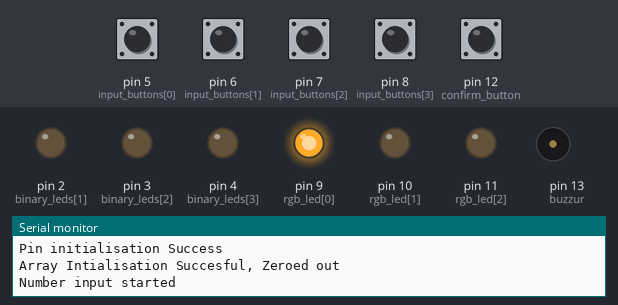
Bench run of a program on a simulated Arduino Uno, built with avr-gcc and run on an emulated ATmega328P. Parts: output pins drawn as LEDs (lit = HIGH), buzzer (waves = sounding, pin HIGH), the last lines printed to the serial monitor. The test bench sets the inputs (shaded band); at power-on: pin 5 (input_buttons[0]), pin 6 (input_buttons[1]), pin 7 (input_buttons[2]), pin 8 (input_buttons[3]), pin 12 (confirm_button) HIGH.

Above: at 1.2 s.
1.3 s: pin 12 (confirm_button) pulled LOW for 0.15 s
At 1.55 s:
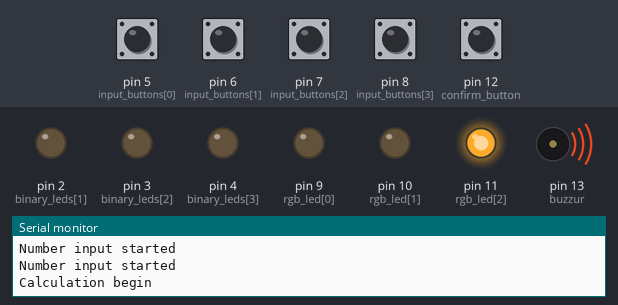
At 3.0 s:
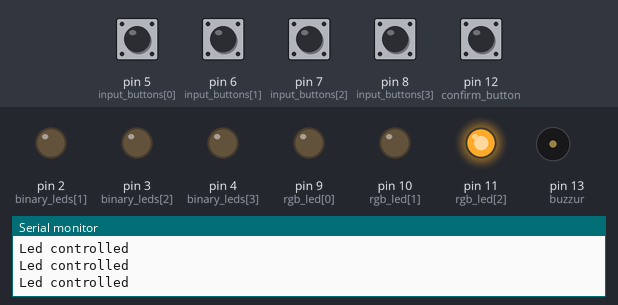
Timing chart, 0 to 13.1 s (numbered marks = the images above; inputs shaded):
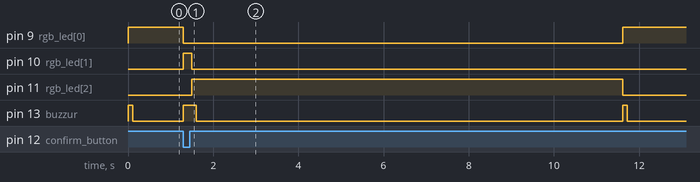

The program:

main.cpp
```cpp
#include <Arduino.h> // Include for arduino default functions

/*
Initialise pinnumbers of the following components
  1: - binary_leds (leds that will display the binary number being input & being output) (pwm)
  2: - input_buttons (Buttons to input the 4 digit binary numbers) (digital-input)
  3: - RGB LED (COntains pins for controlling the 3 colors of the RGB LED) (pwm, digital - output)
  4: - confirm_button (Press to switch between values to input(like reg 1, reg 2 and calculate sum)) (Digital-Input)
  5: - buzzur (The buzzur that will beep to let user know of stuff) (PWM)
  6: - ldr_sensor (Used to change the leds brightness automatically and reduce eyestrain) (Analouge)
as constants ints that will never change
*/
const int binary_leds[4] = {1, 2, 3, 4};
const int input_buttons[4] = {5, 6, 7, 8};
const int rgb_led[3] = {9, 10, 11};
const int confirm_button = 12;
const int buzzur = 13;
const int ldr_sensor = A0;


/*
Initialisation of arrays and variables to store data enterd into arduino
  registers = a 2d array consisting of the input and output values, declared only and not initialised yet
  mode = contains the mode it is curruntly in
    1: - first number (Handles entrey of the first number, in binary)
    2: - second number (Handles entry of the second number, in binary)
    3: - calculation (Handles the actrual adding of the 2 numbers, in binary)
    4: - display (displays the sum of the addition as a binary number on the 4 leds to represent binary)
*/
int registers[3][4];
int mode;
bool overflow;


void clear_datastorage() { // Used to clear the data arrays
  // Initialises all the elements of array registers[] to 0
  for (int row = 0; row < 4; row ++) {
    for (int column = 0; column < 3; column ++) {
      registers[column][row] = 0;
    }
  }
  // Initialises variable mode to 1 <-- starts at mode 1
  mode = 1;
  Serial.println("Array Intialisation Succesful, Zeroed out"); // DEBUG MESSAGE
}
void setup() {
  Serial.begin(9600); // Starts serial communication between Arduino and Computer, for debugging purposes

  // Initialising pins as inputs and outputs
  for (int i = 0; i < 4; i++) {
    pinMode(binary_leds[i], OUTPUT);
    pinMode(input_buttons[i], INPUT_PULLUP);
  }
  for (int i = 0; i < 3; i++) {
    pinMode(rgb_led[i], OUTPUT);
  }
  pinMode(buzzur, OUTPUT);
  pinMode(confirm_button, INPUT_PULLUP);
  Serial.println("Pin initialisation Success");
  // Final setup code before void loop starts
    // Initiliases the variables and arrays that arnt gonna remain constant.
  mode = 0;
  clear_datastorage();
  overflow = false;

}


// Functions used to help interact with hardware
//    buzzes the buzzur once
void beep(int pwm) { // Beeps buzzur
  /*
  A function used to buzz a buzzur at the desired pwm frequency for 100ms exactly
  */
  analogWrite(buzzur, pwm);  // Activate buzzur
  delay(100);                // Wait for 100s
  digitalWrite(buzzur, LOW); // Deactivate buzzur; exit program
}

//    used to control leds
void led_control(int led_no, bool stat) { // Control leds
  Serial.println("Led controlled");
  if (stat == true) { // If the leds to turn on
    analogWrite(led_no, (analogRead(ldr_sensor) / 4)); // Turn the led on at the brightness specified by LDR
  }
  else { // If the led to turn off
    digitalWrite(led_no, LOW); // Turn the led off
  }
}

//    Halt and wait until buttons ae released
void wait() { // Used to handle button debouncing (repeatedly checks until the buttons are released, then exits function and returns back to the regular)
  Serial.println("Debounce Triggerd");
  while ((digitalRead(binary_leds[0]) == LOW) || (digitalRead(binary_leds[1]) == LOW) || (digitalRead(binary_leds[2]) == LOW) || (digitalRead(binary_leds[3]) == LOW) || (digitalRead(confirm_button) == LOW)) {
    if ((digitalRead(binary_leds[0]) == HIGH) && (digitalRead(binary_leds[1]) == HIGH) && (digitalRead(binary_leds[2]) == HIGH) && (digitalRead(binary_leds[3]) == HIGH) && (digitalRead(confirm_button) == HIGH)) {
      return; // Returns back to regular code
        }
    }
}


//  Functions used to execute the procedures of the code

void input_num(int regno) {
  Serial.println("Number input started");         // DEBUG OUTPUT
  while (digitalRead(confirm_button) == HIGH) {         // If the confirm button hasnt been pressed, loop
    for (int i=0; i<4; i++) {                           // Repeats for every button present
      if (digitalRead(input_buttons[i]) == LOW) {       // If the button is pressed
        Serial.println("Button press detected");  // DEBUG OUTPUT
        if (registers[regno][i] == 0) {                 // If the register value was 0
          registers[regno][i] = 1;                      // Set the register value to 1
          led_control(binary_leds[i], true);            // Turn on the led
        }
        else if (registers[regno][i] == 1) {                 // If the register value was 1
          registers[regno][i] = 0;                      // Set the register value to 0
          led_control(binary_leds[i], false);           // Turn off the led
        }
        wait();                                         // Waits until the buttons have been released
      }
    }
  }
}

void calculate_num() {    // Used to calculate sum of the registers.
  Serial.println("Calculation begin");
  int carry = 0;                                            // Set the initial carry value to 0
  for (int i=3; i>= 0; i--) {                               // Repeats for each digit in the registers
    int sum = (registers[0][i] + registers[1][i]) + carry;  // Finds the sum of all the values in register
    if (sum == 0) {           // If the sum is 0
      registers[2][i] = 0;    // Set the value in that registers slot as 0
      carry = 0;              // And set carry value to 0 as no number to carry over
    }
    else if (sum == 1) {      // If the sum is 1
      registers[2][i] = 1;    // Set the value in that registers slot as 1
      carry = 0;              // And set carry value to 0 as no number to carry over
    }
    else if (sum == 2) {      // If the sum is 2
      registers[2][i] = 0;    // Set the value in that registers slot as 0
      carry = 1;              // And set carry value to 1 as a number is being carried over
    }
    else if (sum == 3) {      // If the sum is 3
      registers[2][i] = 1;    // Set the value in registers slot as 1
      carry = 1;              // And set carry value to 1 as a number is being carried over
    }
    else {
      Serial.println("An Unexpected error has occured, please look into this [CALCULATE_NUM]");
    }
  }
  if (carry != 0) {                                       // If the carry value is not 0 (means the number doesnt fit withn a 4 bit register)
    overflow = true;                                      // Sets the overflow flag to true
  }
}

void display_num() {        // For displaying the sum on the leds
  Serial.println("Displaying number");
  if (overflow == false) {
    for (int i=0; i < 4; i++) {             // Repeats for each led in the display
      if (registers[2][i] == 1) {           // If the register slot is 1
        led_control(binary_leds[i], true);  // Turn the corrosponding led on
      }
      else {                                // If the register slot is 0
        led_control(binary_leds[i], false); // Turn the corrosponding led off
      }
    }
  }
  else if (overflow == true) {
    for (int i=0; i < 10; i++) {beep(100);} // Beeps 10 times to let user know of overflow error
    Serial.println("Overflow error has been detected");
  }
}

void setRGB(String color) { // Used to set the color of the RGB LED
  if (color == "red") { // If you want it set to Red
    digitalWrite(rgb_led[0], HIGH);
    digitalWrite(rgb_led[1], LOW);
    digitalWrite(rgb_led[2], LOW);
  }
  else if (color == "green") { // If you want it set to Green
    digitalWrite(rgb_led[0], LOW);
    digitalWrite(rgb_led[1], HIGH);
    digitalWrite(rgb_led[2], LOW);
  }
  else if (color == "blue") { // If you want it set to Blue
    digitalWrite(rgb_led[0], LOW);
    digitalWrite(rgb_led[1], LOW);
    digitalWrite(rgb_led[2], HIGH);
  }
  else { // Else (if unexpected scp suspect spotted :-)  )
    Serial.println("An invalid color option was enterd, ERROR OCCURED [setRGB]");
  }
}

void loop() { // Handles mainloop of all the functions
  setRGB("red");
  beep(255);
  input_num(0);
  setRGB("green");
  beep(255);
  input_num(1);
  beep(255);
  calculate_num();
  setRGB("blue");
  beep(255);
  display_num();
  delay(10000);
}
```

Measured:
- after the input at 1.3 s, pin 9 (rgb_led[0]): HIGH → LOW at once, → HIGH 10.3 s later; pin 10 (rgb_led[1]): LOW → HIGH at once, → LOW 0.20 s later; pin 11 (rgb_led[2]): LOW → HIGH after 0.20 s, → LOW 10.1 s later; pin 13 (buzzur): LOW → HIGH at once, → LOW 0.30 s later, → HIGH 10.0 s later, → LOW 0.10 s later
